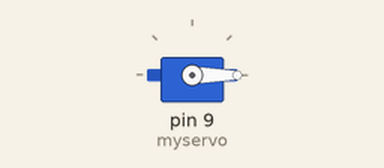
Recording of a sketch running on a simulated Arduino Uno, built with avr-gcc and run on an emulated ATmega328P. Parts: servo.

Above: at 5.05 s.
At 15.0 s:
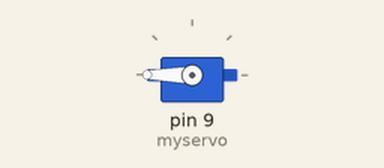
Timing chart, 0 to 18.0 s (numbered marks = the images above):
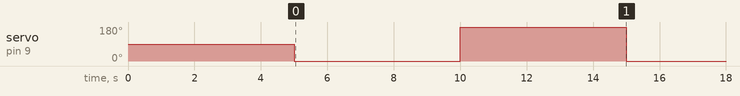

Measured:
- by itself, servo on pin 9 (myservo): alternates 180° for 5.0 s and 0° for 5.0 s

The sketch:

ServoTest.ino
```cpp
#include <Servo.h>

Servo myservo;

void setup()
{
  myservo.attach(9);
  myservo.write(90);  // set servo to mid-point
  delay(5000);
}

void loop()
{
  myservo.write(0);
  delay(5000);
  myservo.write(180);
  delay(5000);
}
```
